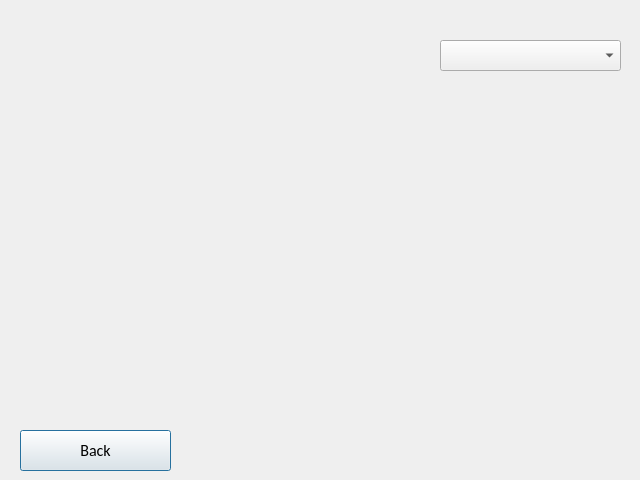
<?xml version="1.0" encoding="UTF-8"?>
<ui version="4.0">
 <class>Dialog</class>
 <widget class="QDialog" name="Dialog">
  <property name="geometry">
   <rect>
    <x>0</x>
    <y>0</y>
    <width>640</width>
    <height>480</height>
   </rect>
  </property>
  <property name="windowTitle">
   <string>Dialog</string>
  </property>
  <widget class="QComboBox" name="comboBox">
   <property name="geometry">
    <rect>
     <x>440</x>
     <y>40</y>
     <width>181</width>
     <height>31</height>
    </rect>
   </property>
   <property name="font">
    <font>
     <family>Calibri</family>
     <pointsize>12</pointsize>
    </font>
   </property>
   <property name="cursor">
    <cursorShape>PointingHandCursor</cursorShape>
   </property>
   <property name="editable">
    <bool>false</bool>
   </property>
   <property name="currentIndex">
    <number>-1</number>
   </property>
   <item>
    <property name="text">
     <string>Neutral</string>
    </property>
   </item>
   <item>
    <property name="text">
     <string>Happy</string>
    </property>
   </item>
   <item>
    <property name="text">
     <string>Sad</string>
    </property>
   </item>
   <item>
    <property name="text">
     <string>Angry</string>
    </property>
   </item>
   <item>
    <property name="text">
     <string>Disgust</string>
    </property>
   </item>
   <item>
    <property name="text">
     <string comment="Sup" extracomment="lool">Surprised</string>
    </property>
   </item>
   <item>
    <property name="text">
     <string>Fear</string>
    </property>
   </item>
  </widget>
  <widget class="QPushButton" name="pushButton">
   <property name="geometry">
    <rect>
     <x>20</x>
     <y>430</y>
     <width>151</width>
     <height>41</height>
    </rect>
   </property>
   <property name="font">
    <font>
     <family>Calibri</family>
     <pointsize>12</pointsize>
     <weight>50</weight>
     <bold>false</bold>
     <stylestrategy>PreferDefault</stylestrategy>
     <kerning>true</kerning>
    </font>
   </property>
   <property name="cursor">
    <cursorShape>PointingHandCursor</cursorShape>
   </property>
   <property name="text">
    <string>Back</string>
   </property>
  </widget>
  <widget class="QLabel" name="Image">
   <property name="geometry">
    <rect>
     <x>10</x>
     <y>40</y>
     <width>411</width>
     <height>351</height>
    </rect>
   </property>
   <property name="text">
    <string/>
   </property>
  </widget>
 </widget>
 <resources/>
 <connections/>
</ui>
